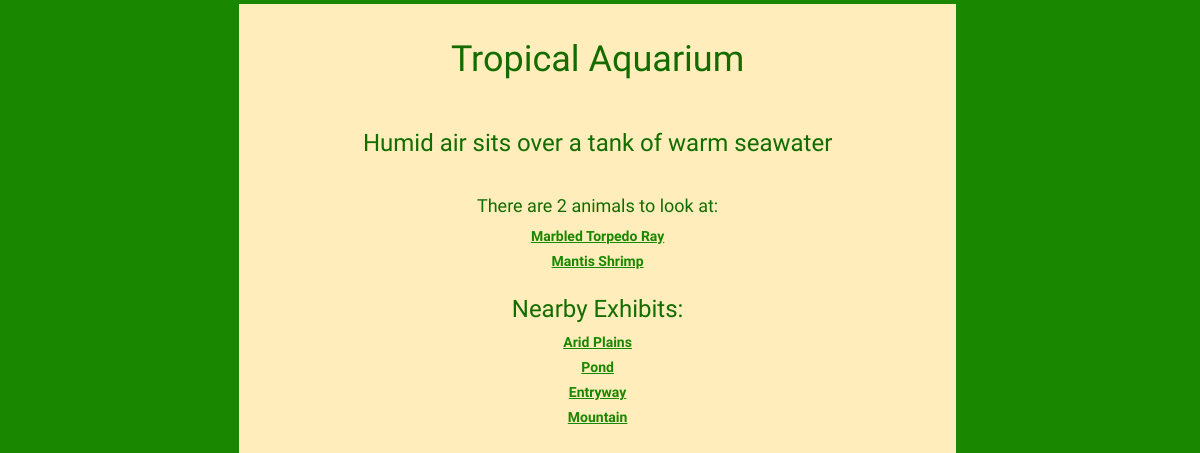
Screenshot of /applic/exhibit/14 with the database file from the repository.
### applic/models.py (models this page shows, shortened)
class Exhibit(models.Model):
	EXIT = (
	("T", "Yes"),
	("F", "No"),
	)
	name = models.CharField(max_length=200, help_text="Enter the exhibit name", default="")
	description = models.CharField(max_length=200, help_text="Enter the exhibit description: ", default="")
	is_exit = models.CharField(max_length=1, choices=EXIT, blank=True, default='m', help_text="Is this exhibit an exit?")
	neighbors = models.ManyToManyField("self",help_text="Pick this exhibit's neighbors",blank=True)
	animals = models.ManyToManyField(Animal, help_text="Add animals to this exhibit", blank=True)
	def __str__(self):
		return self.name
	def get_absolute_url(self):
		return reverse('exhibit', args=[str(self.id)])

class Animal(models.Model):
	name = models.CharField(max_length=60, help_text="Enter the name of the animal: ", default="")
	nickname = models.CharField(max_length=60, help_text="Enter the nickname of the animal:", default="")
	sci_name = models.CharField(max_length=100, help_text="Enter the scientific name of the animal:", default="")
	DIET_CHOICE = (
	("C", "Carnviore"),
	("O", "Omnivore"),
	("H", "Herbivore"),
	)
	diet = models.CharField(max_length=1, choices=DIET_CHOICE, blank=True, default='m', help_text="Pick the animal's diet.")
	info = models.CharField(max_length=500, help_text="Enter the animal information: ", default="")
	inter = models.CharField(max_length=500, help_text="Enter the animal interaction information: ", default="")
	image_url = models.CharField(max_length=500, help_text="Paste an image url", default="")
	def get_absolute_url(self):
		return reverse('animal', args=[str(self.id)])

### applic/views.py (the view)
# urls.py: path("exhibit/<int:pk>", views.exhibit.as_view(), name="exhibit"),
class exhibit(generic.DetailView):
	model = Exhibit

### applic/templates/applic/exhibit_detail.html (shortened to what this page needs)
{% extends "base_zcoce.html" %}
{% block zcontent %}
<h1 class="title">{{ exhibit.name }}</h1>
<br>
<h3>{{ exhibit.description }}</h3>
<br>
<h4>There are {{exhibit.animals.count}} animals to look at:</h4>
{% for a in exhibit.animals.all %}
  <label><a href="{{ a.get_absolute_url }}">{{ a.name }}</a></label><br>
{% endfor %}
<h3>Nearby Exhibits:</h3>
{% for n in exhibit.neighbors.all %}
  <label> <a href="{{ n.get_absolute_url }}">{{ n }}</a> </label><br>
{% endfor %}
{% endblock %}

### applic/static/css/zcoce.css (style rules this page uses)
a { color:#198700;text-decoration:underline;font-family: 'Acme', sans-serif; }
body { background-color:#198700; background-image:url("https://i.imgur.com/n4ofDwW.png");background-repeat:no-repeat; margin-top:-1.3%; background-size:20%; }
.title { padding-top:5%; }

### rows the page displays
Exhibit: name "Tropical Aquarium", description "Humid air sits over a tank of warm seawater", animals.count "2"
Animal: name "Marbled Torpedo Ray"
Animal: name "Mantis Shrimp"
Exhibit: name "Arid Plains"
Exhibit: name "Pond"
Exhibit: name "Entryway"
Exhibit: name "Mountain"
